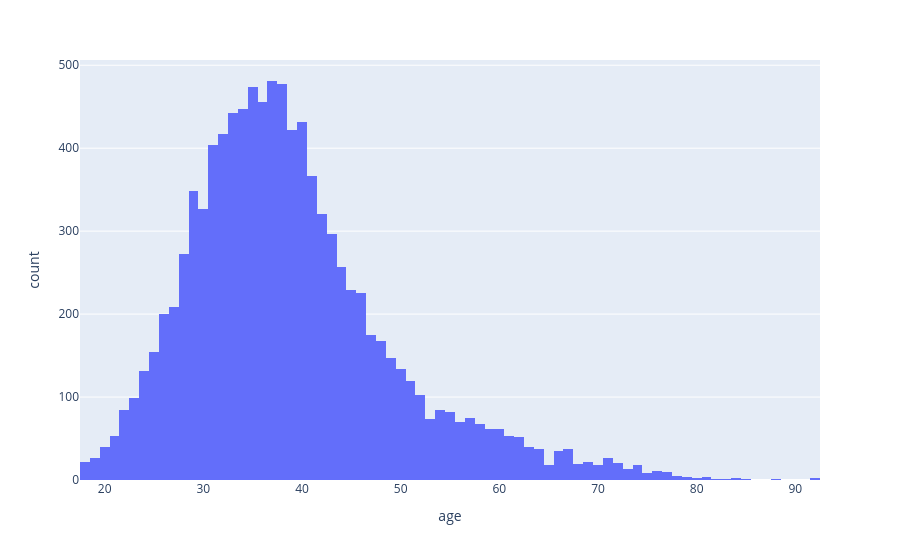

Notebook code for this chart:
### Code cell
# Criando um grafico para entender a dispersão por idade dos clientes

grafico = px.histogram(df, x="age")
grafico.show()

### Figure 1 — Plotly figure (JSON) as saved in the notebook; plotly's stock layout.template omitted (floating-point values rounded to 4 significant figures; data arrays with more than 128 entries replaced by an {"elided": "..."} marker saying what was removed)
{"data": [{"bingroup": "x", "hovertemplate": "age=%{x}<br>count=%{y}<extra></extra>", "legendgroup": "", "marker": {"color": "#636efa", "pattern": {"shape": ""}}, "name": "", "orientation": "v", "showlegend": false, "type": "histogram", "x": {"elided": "10000 float values"}, "xaxis": "x", "yaxis": "y"}], "layout": {"barmode": "relative", "legend": {"tracegroupgap": 0}, "margin": {"t": 60}, "xaxis": {"anchor": "y", "domain": [0, 1], "title": {"text": "age"}}, "yaxis": {"anchor": "x", "domain": [0, 1], "title": {"text": "count"}}}}
